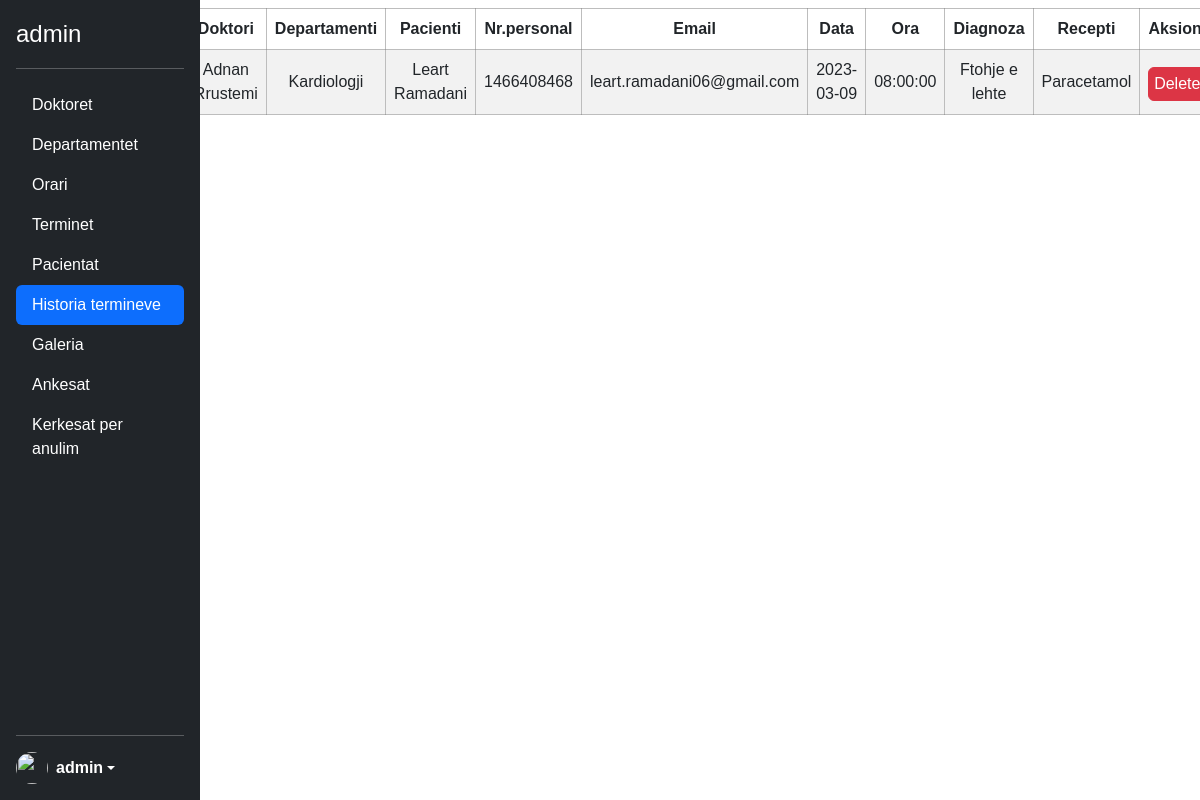
The page /admin/historiaTerminit.php (signed in) on the database its author committed.
### tables this page shows
CREATE TABLE `historia_e_termineve` (
  `id` int(11) NOT NULL,
  `doktori` varchar(100) NOT NULL,
  `departamenti` varchar(100) NOT NULL,
  `pacienti` varchar(100) NOT NULL,
  `numri_personal` varchar(10) NOT NULL,
  `email_pacientit` varchar(100) NOT NULL,
  `data` date NOT NULL,
  `ora` time NOT NULL,
  `diagnoza` varchar(250) NOT NULL,
  `recepti` varchar(100) NOT NULL
);

### admin/historiaTerminit.php (the view, shortened to what this page needs)
<?php
include('../config.php');
?>
<?php include('header.php') ?>
</head>
<body>
    <div class="sideBlock">
        <button type="button" class="ham" id="ham_menu"><i class="fa-solid fa-bars"></i></button>
    </div>
    <div class="d-flex flex-column flex-shrink-0 p-3 text-white bg-dark sidebar">
        <p class="d-flex align-items-center mb-3 mb-md-0 me-md-auto text-white ">
            <span class="fs-4"><?php echo $_SESSION['admin'] ?></span>
        </p>
        <hr>
        <ul class="nav nav-pills flex-column mb-auto">
            <li class="nav-item"><a href="doktoret.php" class="nav-link text-white">Doktoret</a></li>
            <li><a href="departamentet.php" class="nav-link text-white">Departamentet</a></li>
            <li><a href="orari.php" class="nav-link text-white">Orari</a></li>
            <li><a href="terminet.php" class="nav-link text-white">Terminet</a></li>
            <li><a href="pacientat.php" class="nav-link text-white">Pacientat</a></li>
            <li><a href="pacientat.php" class="nav-link text-white active" aria-current="page">Historia termineve</a></li>
            <li class="nav-item"><a href="galeria.php" class="nav-link text-white">Galeria</a></li>
            <li><a href="ankesat.php" class="nav-link text-white">Ankesat</a></li>
            <li><a href="kerkesatAnulimit.php" class="nav-link text-white">Kerkesat per anulim</a></li>
        </ul>
        <hr>
        <div class="dropdown">
            <a href="#" class="d-flex align-items-center text-white text-decoration-none dropdown-toggle" id="dropdownUser1" data-bs-toggle="dropdown" aria-expanded="false">
                <img src="https://w7.pngwing.com/pngs/200/420/png-transparent-user-profile-computer-icons-overview-rectangle-black-data-thumbnail.png" alt="" width="32" height="32" class="rounded-circle me-2">
                <strong><?php echo $_SESSION['admin'] ?></strong>
            </a>
        </div>
    </div>
    <?php
    $sql = "SELECT * FROM historia_e_termineve";
    $stm = $con->prepare($sql);
    $stm->execute();
    $data = $stm->fetchAll();
    if (!$data) {
        $empty = 'empty';
    } else {
        $empty = '';
    }
    ?>
    <main class="main mainRes">
        <?php if ($empty == '') : ?>
            <table class="table table-striped text-center mt-2 patient_table">
                <thead>
                    <tr>
                        <th scope="col">Doktori</th>
                        <th scope="col">Departamenti</th>
                        <th scope="col">Pacienti</th>
                        <th scope="col">Nr.personal</th>
                        <th scope="col">Email</th>
                        <th scope="col">Data</th>
                        <th scope="col">Ora</th>
                        <th scope="col">Diagnoza</th>
                        <th scope="col">Recepti</th>
                        <th scope="col">Aksioni</th>
                    </tr>
                </thead>
                <tbody>
                    <?php foreach ($data as $data) : ?>
                        <tr>
                            <td><?= $data['doktori'] ?></td>
                            <td><?= $data['departamenti'] ?></td>
                            <td><?= $data['pacienti'] ?></td>
                            <td><?= $data['numri_personal'] ?></td>
                            <td><?= $data['email_pacientit'] ?></td>
                            <td><?= $data['data'] ?></td>
                            <td><?= $data['ora'] ?> </td>
                            <td><?= $data['diagnoza'] ?></td>
                            <td><?= $data['recepti'] ?></td>
                            <td class="text-center">
                                <a class="text-decoration-none text-white" href="deleteHistorinTerminit.php?id=<?= $data['id']  ?>">
                                    <button class="btn btn-danger w-100 mt-1 p-1 text-white">Delete</button>
                                </a>
                            </td>
                        </tr>
                    <?php endforeach; ?>
                </tbody>
            </table>
        <?php endif; ?>
    </main>
</body>
</html>

### css/main.css (style rules this page uses)
:root { --primary: #0D6EFD; --background: #081C15; --secondary: #40916C; --border: #74c69d; --focus: #95d5b2; --font-family: 'Roboto', sans-serif; --grey: #adb5bd; --darkGrey: #495057; }
* { font-family: Arial, Helvetica, sans-serif; }
body { overflow: auto !important; }
main { max-height: none !important; }
.main { display: flex; justify-content: center; width: calc(100% - 200px); margin-left: 200px; }
.sidebar { width: 200px !important; height: 100% !important; position: fixed; display: flex; flex-direction: column; z-index: 999; }
.table thead tr, .table tbody td { height: 30px !important; }
.table { width: 99% !important; }
.table thead tr th { border: 1px solid rgba(128, 128, 128, 0.521); }
.table tbody tr td { border: 1px solid rgba(128, 128, 128, 0.521); vertical-align: middle; }
.sideBlock { position: absolute; top: 10px; left: 5px; }

### rows shown on the page
historia_e_termineve: doktori "Adnan…", departamenti "Kardiologji", pacienti "Leart Ramadani", numri_personal "1466408468", email_pacientit "leart.ramadani06@gmail.com", data "2023-03-09", ora "08:00:00", diagnoza "Ftohje e lehte", recepti "Paracetamol"

### other values the page prints
$_SESSION['admin'] "admin"
